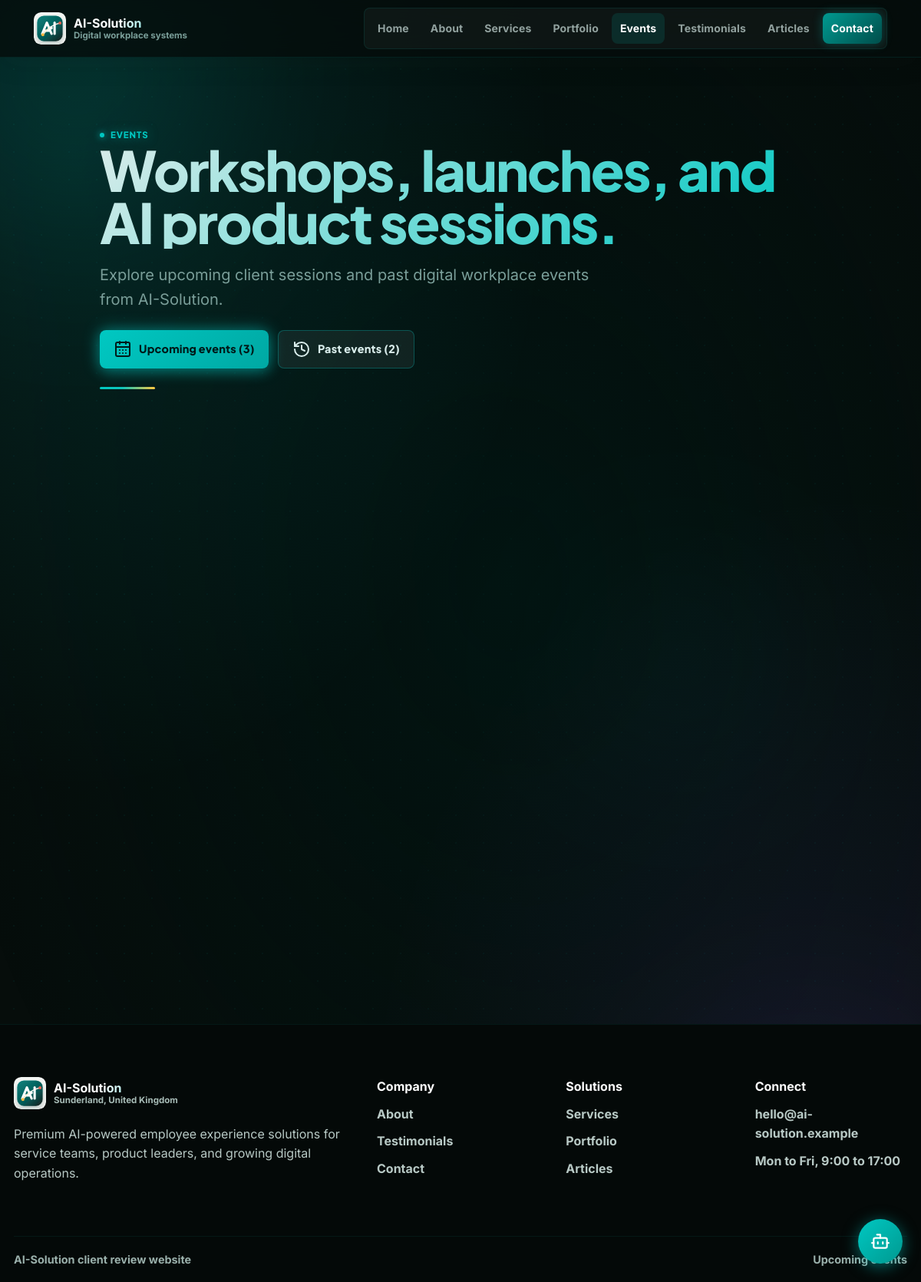
Screenshot of /events/ with the database file from the repository.
### website/models.py (models this page shows, shortened)
class SiteSetting(models.Model):
    brand_name = models.CharField(max_length=80, default="AI-Solution")
    brand_tagline = models.CharField(
        max_length=120, default="Digital workplace systems"
    )
    footer_summary = models.TextField(
        default="Premium AI-powered employee experience solutions for service teams, product leaders, and growing digital operations."
    )
    location = models.CharField(max_length=160, default="Sunderland, United Kingdom")
    contact_email = models.EmailField(default="hello@ai-solution.example")
    opening_hours = models.CharField(max_length=120, default="Mon to Fri, 9:00 to 17:00")
    home_eyebrow = models.CharField(
        max_length=120, default="AI workplace systems from Sunderland"
    )
    home_title = models.CharField(max_length=140, default="AI-Solution")
    home_summary = models.TextField(
        default="AI-powered employee experience tools for faster answers, smarter service discovery, and measurable customer engagement."
    )
    home_hero_image = models.ImageField(upload_to="site/", blank=True)
    home_feature_eyebrow = models.CharField(
        max_length=120, default="Digital workplace focus"
    )
    home_feature_title = models.CharField(
        max_length=180,
        default="Built around customer inquiry, service clarity, and admin insight.",
    )
    operating_eyebrow = models.CharField(max_length=120, default="Operating focus")
    operating_title = models.CharField(
        max_length=180,
        default="One connected experience for prospects, customers, and internal teams.",
    )
    operating_summary = models.TextField(
        default="Service information, customer inquiries, demo interest, events, portfolio evidence, and content insights are brought together through a clean web experience."
    )
    operating_image = models.ImageField(upload_to="site/", blank=True)
    cta_eyebrow = models.CharField(max_length=120, default="Ready for client review")
    cta_title = models.CharField(
        max_length=180, default="Book a demo or send an inquiry through the website flow."
    )
    cta_button_text = models.CharField(max_length=80, default="Contact AI-Solution")
    home_services_eyebrow = models.CharField(max_length=120, default="Services preview")
    home_services_title = models.CharField(
        max_length=180, default="Practical AI services for growing teams."
    )
    testimonial_eyebrow = models.CharField(max_length=120, default="Client confidence")
    testimonial_title = models.CharField(
        max_length=180,
        default="Trusted for clear prototypes, polished service journeys, and admin insight.",
    )
    testimonial_summary = models.TextField(
        default="AI-Solution focuses on practical outcomes: easier inquiry handling, stronger customer education, and dashboards that help teams understand demand."
    )
    class Meta:
        verbose_name = "site setting"
        verbose_name_plural = "site settings"

class PageContent(models.Model):
    PAGE_CHOICES = [
        ("about", "About"),
        ("services", "Services"),
        ("portfolio", "Portfolio"),
        ("events", "Events"),
        ("testimonials", "Testimonials"),
        ("articles", "Articles"),
        ("contact", "Contact"),
    ]
    page = models.CharField(max_length=40, choices=PAGE_CHOICES, unique=True)
    eyebrow = models.CharField(max_length=120)
    title = models.CharField(max_length=220)
    summary = models.TextField()
    image = models.ImageField(upload_to="pages/", blank=True)
    secondary_image = models.ImageField(upload_to="pages/", blank=True)
    body_eyebrow = models.CharField(max_length=120, blank=True)
    body_title = models.CharField(max_length=220, blank=True)
    body_summary = models.TextField(blank=True)
    secondary_eyebrow = models.CharField(max_length=120, blank=True)
    secondary_title = models.CharField(max_length=220, blank=True)
    class Meta:
        ordering = ["page"]
        verbose_name = "page content"
        verbose_name_plural = "page content"

### website/views.py (the view)
# urls.py: path("events/", views.events, name="events"),
def events(request):
    return events_by_status(request, "upcoming")

### website/context_processors.py (called while the page is built)
def site_settings(request):
    try:
        settings = SiteSetting.objects.first() or DEFAULT_SITE_SETTINGS
    except (OperationalError, ProgrammingError):
        settings = DEFAULT_SITE_SETTINGS
    return {"site_settings": settings}

def admin_dashboard(request):
    if request.path.rstrip("/") != "/admin":
        return {}
    try:
        data = build_admin_dashboard()
    except (OperationalError, ProgrammingError):
        data = empty_admin_dashboard()
    return {"admin_dashboard": data}

### website/views.py (called while the page is built)
def events_by_status(request, status):
    if status not in {"upcoming", "past"}:
        raise Http404("Event status not found.")
    events_queryset = published(Event).filter(status=status).prefetch_related("agenda_items")
    if status == "past":
        events_queryset = events_queryset.order_by("-event_date", "sort_order", "title")
    return render(
        request,
        "website/events.html",
        {
            "active_page": "events",
            "page": page_content("events"),
            "events": events_queryset,
            "current_status": status,
            "upcoming_count": published(Event).filter(status="upcoming").count(),
            "past_count": published(Event).filter(status="past").count(),
        },
    )

def page_content(page):
    try:
        return PageContent.objects.filter(page=page).first()
    except (OperationalError, ProgrammingError):
        return None

def published(model):
    try:
        return model.objects.filter(is_published=True)
    except (OperationalError, ProgrammingError):
        return model.objects.none()

### website/templates/website/events.html (shortened to what this page needs)
{% extends "website/base.html" %}
{% block content %}
<section class="page-title premium-title">
  <span class="eyebrow">{{ page.eyebrow }}</span>
  <h1>{{ page.title }}</h1>
  <p>{{ page.summary }}</p>
  <div class="event-tabs" aria-label="Event status">
    <a class="button {% if current_status == 'upcoming' %}primary{% else %}secondary{% endif %}" href="{% url 'website:events_upcoming' %}">
      <i data-lucide="calendar-days"></i>Upcoming events ({{ upcoming_count }})
    </a>
    <a class="button {% if current_status == 'past' %}primary{% else %}secondary{% endif %}" href="{% url 'website:events_past' %}">
      <i data-lucide="history"></i>Past events ({{ past_count }})
    </a>
  </div>
</section>
<section class="section event-card-grid">
</section>
{% endblock %}

### website/templates/website/base.html (shortened to what this page needs)
{% load static %}
<!DOCTYPE html>
<html lang="en">
<head>
  <link rel="stylesheet" href="{% static 'css/styles.css' %}">
</head>
<body>
  <div class="ai-background" aria-hidden="true">
    <div class="ai-orb ai-orb-1"></div>
    <div class="ai-orb ai-orb-3"></div>
  </div>
  <header class="site-header" data-header>
    <div class="header-inner">
      <a class="brand" href="{% url 'website:home' %}" aria-label="{{ site_settings.brand_name }} home">
        <img class="brand-mark" src="{% static 'img/logo-mark.svg' %}" alt="" width="42" height="42">
        <span class="brand-copy"><strong>{{ site_settings.brand_name }}</strong><small>{{ site_settings.brand_tagline }}</small></span>
      </a>
      <nav class="site-nav" data-nav>
        <a class="{% if active_page == 'home' %}active{% endif %}" href="{% url 'website:home' %}">Home</a>
        <a class="{% if active_page == 'about' %}active{% endif %}" href="{% url 'website:about' %}">About</a>
        <a class="{% if active_page == 'services' %}active{% endif %}" href="{% url 'website:services' %}">Services</a>
        <a class="{% if active_page == 'portfolio' %}active{% endif %}" href="{% url 'website:portfolio' %}">Portfolio</a>
        <a class="{% if active_page == 'events' %}active{% endif %}" href="{% url 'website:events' %}">Events</a>
        <a class="{% if active_page == 'testimonials' %}active{% endif %}" href="{% url 'website:testimonials' %}">Testimonials</a>
        <a class="{% if active_page == 'articles' %}active{% endif %}" href="{% url 'website:articles' %}">Articles</a>
        <a class="nav-admin {% if active_page == 'contact' %}active{% endif %}" href="{% url 'website:contact' %}">Contact</a>
      </nav>
    </div>
  </header>
  <main>
    {% block content %}{% endblock %}
  </main>
  <footer class="site-footer">
    <div class="footer-grid">
      <div class="footer-company">
        <a class="brand footer-brand" href="{% url 'website:home' %}">
          <img class="brand-mark" src="{% static 'img/logo-mark.svg' %}" alt="" width="42" height="42">
          <span class="brand-copy"><strong>{{ site_settings.brand_name }}</strong><small>{{ site_settings.location }}</small></span>
        </a>
        <p>{{ site_settings.footer_summary }}</p>
      </div>
      <div class="footer-column">
        <strong>Company</strong>
        <a href="{% url 'website:about' %}">About</a>
        <a href="{% url 'website:testimonials' %}">Testimonials</a>
        <a href="{% url 'website:contact' %}">Contact</a>
      </div>
      <div class="footer-column">
        <strong>Solutions</strong>
        <a href="{% url 'website:services' %}">Services</a>
        <a href="{% url 'website:portfolio' %}">Portfolio</a>
        <a href="{% url 'website:articles' %}">Articles</a>
      </div>
      <div class="footer-column">
        <strong>Connect</strong>
        <span>{{ site_settings.contact_email }}</span>
        <span>{{ site_settings.opening_hours }}</span>
      </div>
    </div>
    <div class="footer-bottom">
      <span>{{ site_settings.brand_name }} client review website</span>
      <a href="{% url 'website:events' %}">Upcoming events</a>
    </div>
  </footer>
  <div id="cb-wrap">
    <button id="cb-btn" aria-label="Open AI chat assistant" title="Ask our AI assistant">
    </button>
  </div>
</body>
</html>

### website/templates/website/base.html (style rules this page uses)
#cb-wrap { position: fixed; bottom: 24px; right: 24px; z-index: 9999; font-family: "Inter", Arial, sans-serif; }
#cb-btn { width: 58px; height: 58px; border-radius: 50%; border: none; background: linear-gradient(135deg, #00c8c2, #009990); color: #fff; cursor: pointer; display: flex; align-items: center; justify-content: center; box-shadow: 0 4px 20px rgba(0,200,194,0.5); transition: transform 0.2s, box-shadow 0.2s; margin-left: auto; }

### rows the page displays
SiteSetting: brand_name "AI-Solution", brand_tagline "Digital workplace systems", location "Sunderland, United Kingdom", footer_summary "Premium AI-powered employee experience solutions for service teams, product leaders, and growing digital operations.", contact_email "hello@ai-solution.example", opening_hours "Mon to Fri, 9:00 to 17:00"
PageContent: eyebrow "EVENTS", title "Workshops, launches, and AI product sessions.", summary "Explore upcoming client sessions and past digital workplace events from AI-Solution."

### other values shown
{{ upcoming_count }} "3"
{{ past_count }} "2"
